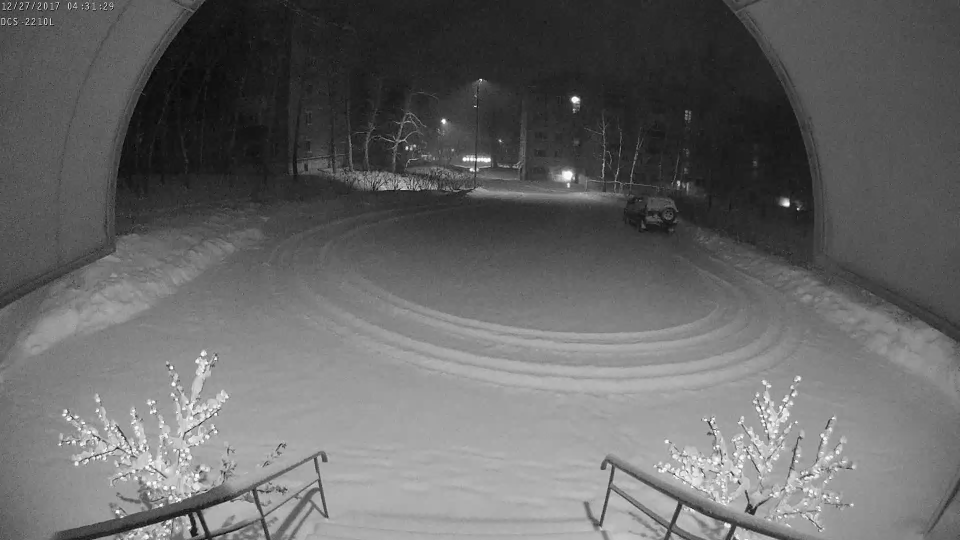
#> input picture tests/images/01_frame_1.png, 1920 x 1080 px, found by its file name (shown at 1/2 size); the run also reads 2 pictures not shown here
$ python example.py
#> lines starting #> are read from the running program, lines starting #| are printed output that depends on the picture; after the words box and inside, x2 and y2 are one past the last pixel; in counts of white or black regions, pixels touching at a corner belong together
### motion_detector_g4/__init__.py
from cv2 import cv2, SimpleBlobDetector
import numpy
from utilspy_g4 import add_ext
from functools import singledispatchmethod


class MotionDetector:

    def __init__(self, min_area: int = 4000, max_area: int = 150000, noise_size: int = 10, debug: bool = False):
        """
        :param min_area: Min blob size
        :param max_area: Max blob size
        :param noise_size: Max size of noise area
        :param debug: Is debug mod
        """

        self.debug = debug

        self.back_sub = cv2.createBackgroundSubtractorMOG2(history=1, detectShadows=False)

        self.denoise_kernel = numpy.ones((noise_size, noise_size), numpy.uint8)

        self.blob_detector = self._create_blob_detector(min_area, max_area)

    @staticmethod
    def _create_blob_detector(min_area: int, max_area: int) -> SimpleBlobDetector:
        """
        Create and config OpenCV Simple Blob Detector

        :param min_area: Min blob size
        :param max_area: Max blob size
        :rtype: SimpleBlobDetector
        :return: SimpleBlobDetector
        """

        params = cv2.SimpleBlobDetector_Params()

        params.filterByColor = False

        params.minRepeatability = 1
        params.minThreshold = 250
        params.maxThreshold = 255

        # Filter by Area
        params.filterByArea = True
        params.minArea = min_area
        params.maxArea = max_area

        params.filterByCircularity = False
        params.filterByConvexity = False
        params.filterByInertia = False

        return cv2.SimpleBlobDetector_create(params)

    @singledispatchmethod
    def apply_first_frame(self, first_frame) -> None:
        raise NotImplementedError(f"Cannot format value of type {type(first_frame)}")

    @apply_first_frame.register
    def _(self, first_frame_path: str) -> None:
        """
        :param first_frame_path:
        :rtype: None
        :return: None
        """

        first_frame = cv2.imread(first_frame_path)

        self.apply_first_frame(first_frame)

    @apply_first_frame.register
    def _(self, first_frame: numpy.ndarray) -> None:
        """
        :param first_frame:
        :rtype: None
        :return: None
        """
        self.back_sub.apply(first_frame)

    @singledispatchmethod
    def check_motion(self, next_frame) -> bool:
        raise NotImplementedError(f"Cannot format value of type {type(next_frame)}")

    @check_motion.register
    def _(self, next_frame_path: str) -> bool:
        """
        :param next_frame_path: Next frame for comparison
        :rtype: bool
        :return: Is motion
        """

        next_frame = cv2.imread(next_frame_path)

        # 1. Delete background

        frame_mask = self.back_sub.apply(next_frame)

        if self.debug:
            cv2.imwrite(add_ext(next_frame_path, 'mask'), frame_mask)

        # 2. Clear noises

        frame_clear = cv2.morphologyEx(frame_mask, cv2.MORPH_OPEN, self.denoise_kernel)

        if self.debug:
            cv2.imwrite(add_ext(next_frame_path, 'clear'), frame_clear)

        # 3. Search blobs

        blobs = self.blob_detector.detect(frame_clear)

        if len(blobs) > 0:
            if self.debug:
                frame_with_blobs = cv2.drawKeypoints(next_frame, blobs, numpy.array([]), (0, 0, 255),
                                                     cv2.DRAW_MATCHES_FLAGS_DRAW_RICH_KEYPOINTS)
                frame_mask_with_blobs = cv2.drawKeypoints(frame_clear, blobs, numpy.array([]), (0, 0, 255),
                                                          cv2.DRAW_MATCHES_FLAGS_DRAW_RICH_KEYPOINTS)

                cv2.imwrite(add_ext(next_frame_path, 'blobs'), frame_with_blobs)
                cv2.imwrite(add_ext(next_frame_path, 'blobs2'), frame_mask_with_blobs)

            return True

        return False

    @check_motion.register
    def _(self, next_frame: numpy.ndarray) -> bool:

        # 1. Delete background

        frame_mask = self.back_sub.apply(next_frame)

        # 2. Clear noises

        frame_clear = cv2.morphologyEx(frame_mask, cv2.MORPH_OPEN, self.denoise_kernel)

        # 3. Search blobs

        blobs = self.blob_detector.detect(frame_clear)

        if len(blobs) > 0:
            return True

        return False

### example.py
from motion_detector_g4 import MotionDetector
from cv2 import cv2


print('Files method:')

md = MotionDetector(min_area=2000)

md.apply_first_frame('tests\\images\\01_frame_1.png')
#> in _, first_frame is the input picture: shape (1080, 1920, 3); min 0, max 255, mean 101.9

print('Is motion? ' + str(md.check_motion('tests\\images\\01_frame_2.png')))
#> in _, `frame_mask = self.back_sub.apply(next_frame)`:
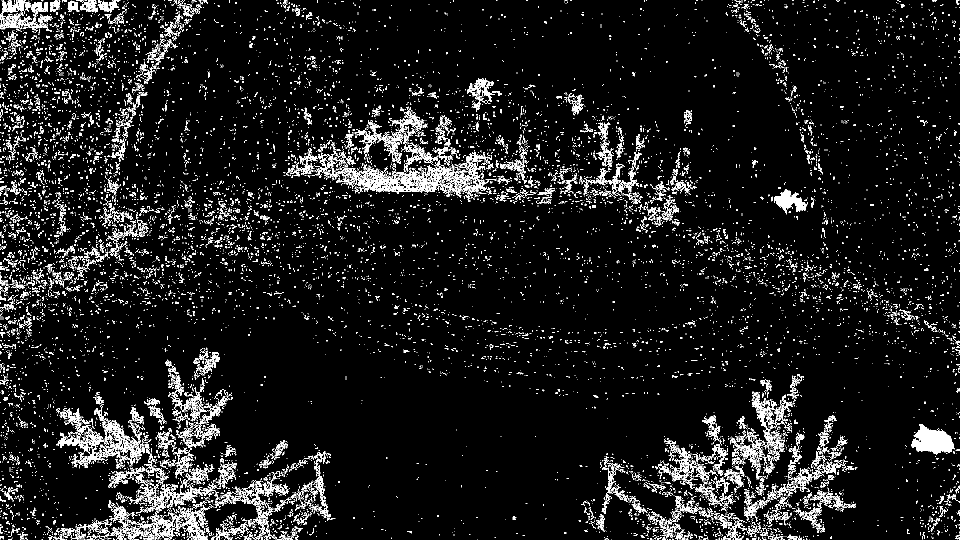
#> frame_mask: shape (1080, 1920) (shown at 1/2 size); 7.3% white in thin lines or dots
#> in _, `frame_clear = cv2.morphologyEx(frame_mask, cv2.MORPH_OPEN, self.denois..`:
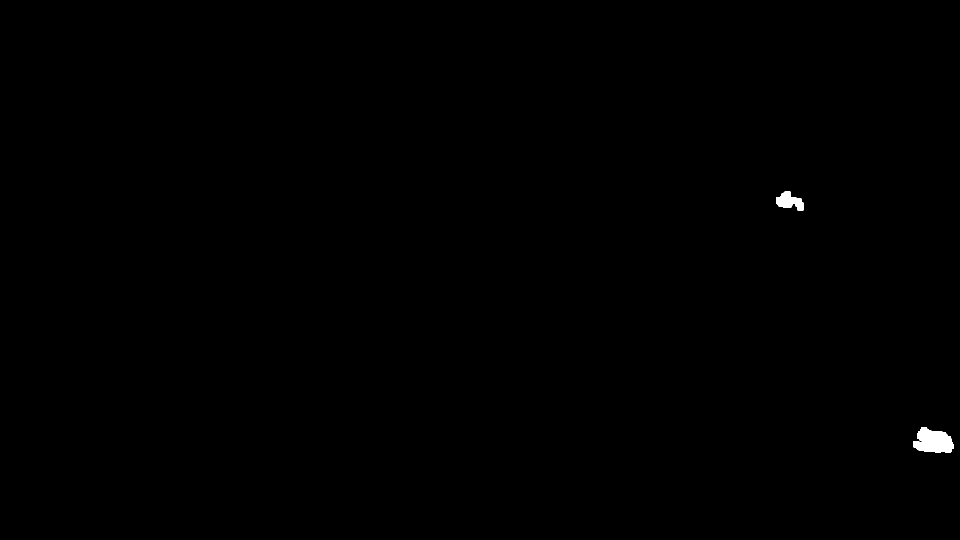
#> frame_clear: shape (1080, 1920) (shown at 1/2 size); 0.2% white; 2 white regions, box (x1, y1, x2, y2) and area: (1826, 855, 1907, 906) 2940, (1553, 383, 1607, 421) 1223
#> in _, `blobs = self.blob_detector.detect(frame_clear)`: blobs = 1 keypoints; (x, y, size): (1867, 883, 63.1)
print('Is motion? ' + str(md.check_motion('tests\\images\\01_frame_3.png')))
#> call 2 of _, with next_frame_path = 'tests\\images\\01_frame_3.png'
#> in _ (call 2), `frame_mask = self.back_sub.apply(next_frame)`:
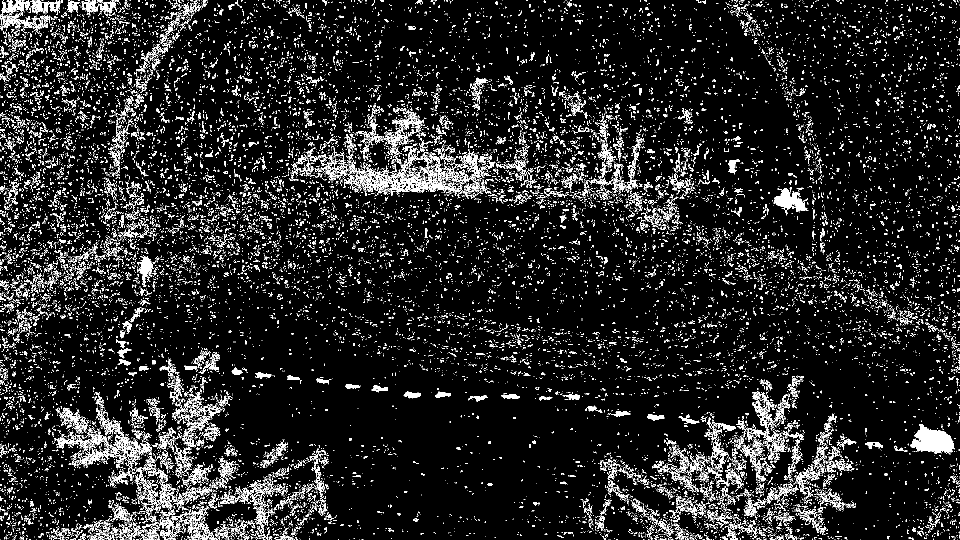
#> frame_mask: shape (1080, 1920) (shown at 1/2 size); 9.8% white in thin lines or dots
#> in _ (call 2), `frame_clear = cv2.morphologyEx(frame_mask, cv2.MORPH_OPEN, self.denois..`: frame_clear: shape (1080, 1920); 0.24% white; 5 white regions, box (x1, y1, x2, y2) and area: (1825, 855, 1909, 906) 2999, (1551, 380, 1607, 421) 1252, (284, 517, 304, 549) 547, (1460, 322, 1470, 334) 120, (819, 787, 830, 797) 110
#> in _ (call 2), `blobs = self.blob_detector.detect(frame_clear)`: blobs = 1 keypoints; (x, y, size): (1867, 883, 64.4)

# ------------------------------------------------------------------------------

print('\nFrames method:')

md_2 = MotionDetector(min_area=2000)

frame_1 = cv2.imread('tests\\images\\01_frame_1.png')
frame_2 = cv2.imread('tests\\images\\01_frame_2.png')
frame_3 = cv2.imread('tests\\images\\01_frame_3.png')

md_2.apply_first_frame(frame_1)
print('Is motion? ' + str(md.check_motion(frame_2)))
#> in _, `frame_mask = self.back_sub.apply(next_frame)`:
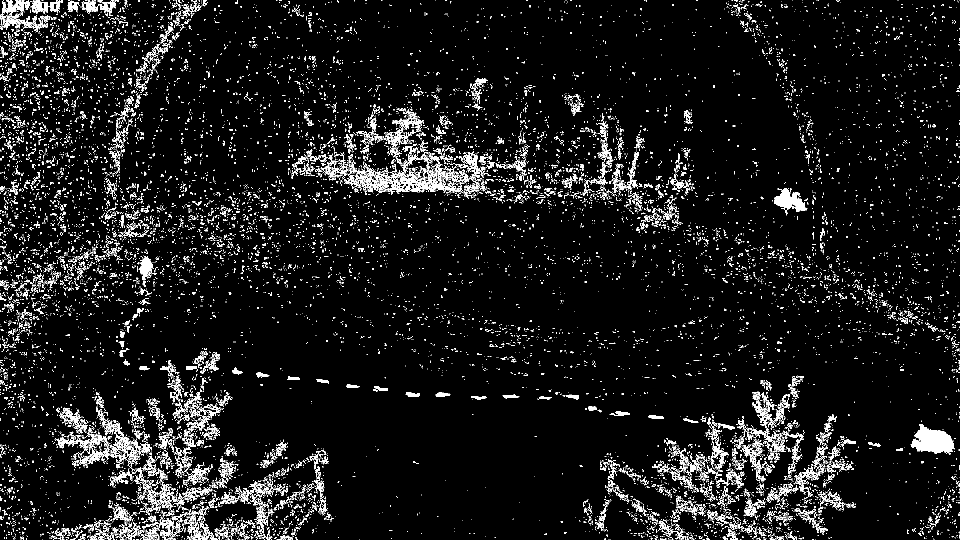
#> frame_mask: shape (1080, 1920) (shown at 1/2 size); 6.7% white in thin lines or dots
#> in _, `frame_clear = cv2.morphologyEx(frame_mask, cv2.MORPH_OPEN, self.denois..`: frame_clear: shape (1080, 1920); 0.23% white; 3 white regions, box (x1, y1, x2, y2) and area: (1825, 855, 1909, 906) 3003, (1551, 380, 1607, 421) 1263, (284, 518, 304, 550) 540
#> in _, `blobs = self.blob_detector.detect(frame_clear)`: blobs = 1 keypoints; (x, y, size): (1867, 883, 64.5)
#| Is motion? True
print('Is motion? ' + str(md.check_motion(frame_3)))
#> in _ (call 2), `frame_mask = self.back_sub.apply(next_frame)`: frame_mask: shape (1080, 1920); 6.7% white in thin lines or dots
#| Is motion? True
